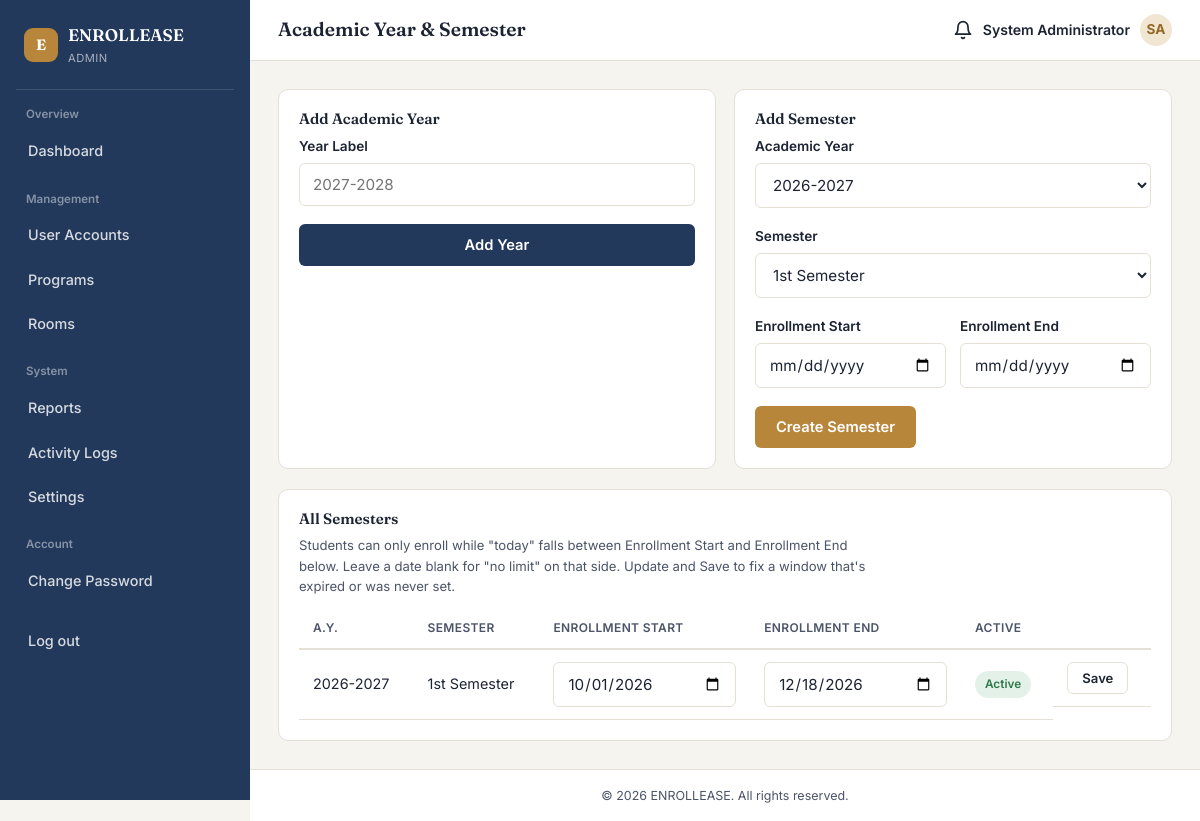
Page /scheduler/academic-year.php (signed in) on the committed database.
### tables this page shows
CREATE TABLE semesters (
    semester_id INT AUTO_INCREMENT PRIMARY KEY,
    academic_year_id INT NOT NULL,
    semester_name ENUM('1st Semester','2nd Semester','Summer') NOT NULL,
    enrollment_start DATETIME NULL,
    enrollment_end DATETIME NULL,
    is_active TINYINT(1) NOT NULL DEFAULT 0,
    FOREIGN KEY (academic_year_id) REFERENCES academic_years(academic_year_id)
);

CREATE TABLE academic_years (
    academic_year_id INT AUTO_INCREMENT PRIMARY KEY,
    year_label VARCHAR(20) NOT NULL UNIQUE,        
    is_active TINYINT(1) NOT NULL DEFAULT 0
);

### includes/functions.php (called while the page is built, shortened)
<?php
function e(?string $value): string
{
    return htmlspecialchars($value ?? '', ENT_QUOTES, 'UTF-8');
}

### scheduler/academic-year.php (the view, shortened to what this page needs)
<?php
require_once __DIR__ . '/../includes/auth.php';
$years = $pdo->query("SELECT * FROM academic_years ORDER BY year_label DESC")->fetchAll();
$semesters = $pdo->query(
    "SELECT s.*, ay.year_label FROM semesters s JOIN academic_years ay ON ay.academic_year_id = s.academic_year_id ORDER BY ay.year_label DESC"
)->fetchAll();
require_once __DIR__ . '/../includes/header.php';
?>
<div class="grid grid-2">
    <div class="card">
        <h4>Add Academic Year</h4>
        <form method="POST">
            <div class="field"><label>Year Label</label><input type="text" name="year_label" placeholder="2027-2028"
                    required></div>
            <button class="btn btn-primary" type="submit">Add Year</button>
        </form>
    </div>
    <div class="card">
        <h4>Add Semester</h4>
        <form method="POST">
            <div class="field"><label>Academic Year</label>
                <select name="academic_year_id" required>
                    <?php foreach ($years as $y): ?>
                        <option value="<?= (int) $y['academic_year_id'] ?>"><?= e($y['year_label']) ?></option>
                    <?php endforeach; ?>
                </select>
            </div>
            <div class="field"><label>Semester</label>
                <select name="semester_name">
                    <option>1st Semester</option>
                </select>
            </div>
            <div class="row-2">
                <div class="field"><label>Enrollment Start</label><input type="date" name="enrollment_start"></div>
                <div class="field"><label>Enrollment End</label><input type="date" name="enrollment_end"></div>
            </div>
            <button class="btn btn-brass" type="submit">Create Semester</button>
        </form>
    </div>
</div>
<div class="card" style="margin-top:20px;">
    <h4>All Semesters</h4>
    <p class="helper-text">Students can only enroll while "today" falls between Enrollment Start and Enrollment End
        below. Leave a date blank for "no limit" on that side. Update and Save to fix a window that's expired or was
        never set.</p>
    <table>
        <thead>
            <tr>
                <th>A.Y.</th>
                <th>Semester</th>
                <th>Enrollment Start</th>
                <th>Enrollment End</th>
                <th>Active</th>
                <th></th>
            </tr>
        </thead>
        <tbody>
            <?php foreach ($semesters as $s):
                $fid = 'sem-form-' . (int) $s['semester_id']; ?>
                <tr>
                    <td><?= e($s['year_label']) ?></td>
                    <td><?= e($s['semester_name']) ?></td>
                    <td><input form="<?= $fid ?>" type="date" name="enrollment_start"
                            value="<?= $s['enrollment_start'] ? date('Y-m-d', strtotime($s['enrollment_start'])) : '' ?>"
                            style="min-width:150px;"></td>
                    <td><input form="<?= $fid ?>" type="date" name="enrollment_end"
                            value="<?= $s['enrollment_end'] ? date('Y-m-d', strtotime($s['enrollment_end'])) : '' ?>"
                            style="min-width:150px;"></td>
                    <td><?= $s['is_active'] ? '<span class="badge badge-success">Active</span>' : '' ?></td>
                    <td style="display:flex; gap:6px;">
                        <form id="<?= $fid ?>" method="POST" style="display:contents;">
                            <button type="submit" class="btn btn-outline btn-sm">Save</button>
                        </form>
                    </td>
                </tr>
            <?php endforeach; ?>
        </tbody>
    </table>
</div>
<?php require_once __DIR__ . '/../includes/footer.php'; ?>

### assets/css/style.css (style rules this page uses)
:root { --ink: #1c2333; --ink-soft: #4b5468; --parchment: #f6f4ee; --surface: #ffffff; --line: #e4e0d6; --brass: #b8863a; --brass-dark: #93692a; --brass-tint: #f1e6d2; --navy: #23395b; --navy-dark: #182740; --success: #2f7a4d; --success-tint: #e4f1e8; --warning: #b8863a; --warning-tint: #f6ecd9; --danger: #b4453a; --danger-tint: #f7e6e3; --info: #2f5d8a; --info-tint: #e4edf5; --radius-sm: 6px; --radius-md: 10px; --radius-lg: 16px; --shadow-1: 0 1px 2px rgba(28, 35, 51, 0.06); --shadow-2: 0 6px 20px rgba(28, 35, 51, 0.08); --font-display: "Fraunces", Georgia, serif; --font-body: "Inter", -apple-system, BlinkMacSystemFont, sans-serif; }
* { box-sizing: border-box; }
html { -webkit-text-size-adjust: 100%; }
body { margin: 0; font-family: var(--font-body); background: var(--parchment); color: var(--ink); line-height: 1.55; font-size: 15px; overflow-x: hidden; }
h1, h2, h3, h4 { font-family: var(--font-display); font-weight: 600; line-height: 1.2; margin: 0 0 0.5em; color: var(--ink); }
p { margin: 0 0 1em; color: var(--ink-soft); max-width: 70ch; }
.field { margin-bottom: 18px; }
.field label { display: block; font-size: 0.85rem; font-weight: 600; margin-bottom: 6px; color: var(--ink); }
input[type="text"], input[type="email"], input[type="password"], input[type="number"], input[type="date"], input[type="tel"], select, textarea { width: 100%; padding: 11px 13px; font-family: var(--font-body); font-size: 0.95rem; border: 1px solid var(--line); border-radius: var(--radius-sm); background: var(--surface); color: var(--ink); transition: border-color 0.15s ease, box-shadow 0.15s ease; }
.row-2 { display: grid; grid-template-columns: 1fr 1fr; gap: 14px; }
.btn { display: inline-flex; align-items: center; justify-content: center; gap: 8px; padding: 11px 20px; border-radius: var(--radius-sm); font-family: var(--font-body); font-weight: 600; font-size: 0.92rem; border: 1px solid transparent; cursor: pointer; transition: transform 0.05s ease, background 0.15s ease, box-shadow 0.15s ease; text-decoration: none; }
.btn-primary { background: var(--navy); color: #fff; width: 100%; }
.btn-brass { background: var(--brass); color: #fff; }
.btn-outline { background: transparent; border-color: var(--line); color: var(--ink); }
.btn-sm { padding: 7px 14px; font-size: 0.82rem; }
.grid { display: grid; gap: 18px; }
.grid-2 { grid-template-columns: repeat(2, 1fr); }
.card { background: var(--surface); border: 1px solid var(--line); border-radius: var(--radius-md); padding: 20px; min-width: 0; overflow-wrap: break-word; }
table { width: 100%; border-collapse: collapse; font-size: 0.9rem; }
thead th { text-align: left; font-size: 0.75rem; text-transform: uppercase; letter-spacing: 0.03em; color: var(--ink-soft); font-weight: 600; padding: 10px 14px; border-bottom: 2px solid var(--line); }
tbody td { padding: 12px 14px; border-bottom: 1px solid var(--line); color: var(--ink); }
.badge { display: inline-block; padding: 4px 10px; border-radius: 100px; font-size: 0.74rem; font-weight: 600; }
.badge-success { background: var(--success-tint); color: var(--success); }
.helper-text { font-size: 0.82rem; color: var(--ink-soft); }

### rows in the picture
semesters: academic_year.year_label "2026-2027", semester_name "1st Semester", enrollment_start "10/01/2026", enrollment_end "12/18/2026", is_active "Active"

### other values in the picture
SITE_NAME "ENROLLEASE"
str_replace('_', ' ', $roleName) "ADMIN"
$label "Overview"
$text "Dashboard"
$label "Management"
$text "User Accounts"
$text "Programs"
$text "Rooms"
$label "System"
$text "Reports"
$text "Activity Logs"
$text "Settings"
$label "Account"
$text "Change Password"
$pageTitle "Academic Year & Semester"
